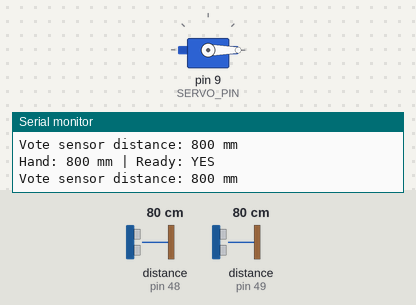
The sketch below on a simulated Arduino Uno, built with avr-gcc and run on an emulated ATmega328P. Shown: servo, the last lines printed to the serial monitor. Inputs (shaded band) come from the test bench; at power-on: distance to the obstacle (sensors on pin 48, pin 49) 80 cm.

Above: at 1.2 s.
1.3 s: distance to the obstacle (sensor on pin 48) set to 2 cm
At 1.59 s:
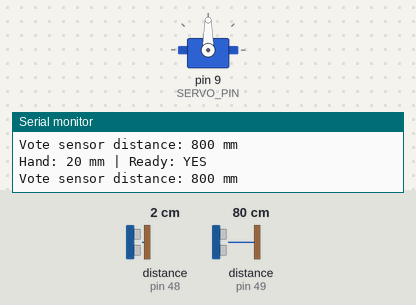
3.2 s: distance to the obstacle (sensor on pin 49) set to 35 cm
Timing chart, 0 to 6.2 s (numbered marks = the images above; inputs shaded):
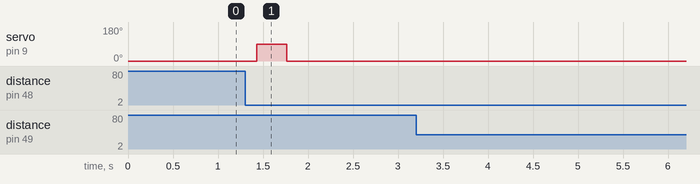

Measured:
- after the input at 1.3 s, servo on pin 9 (SERVO_PIN): 0° → 90° after 0.13 s, → 0° 0.33 s later

The sketch:

arduino_ball_votes.ino
```cpp
#include <Wire.h>
#include <VL53L0X.h>
#include <Servo.h>

VL53L0X handSensor;
VL53L0X voteSensor;
Servo gate;

// Pins
const int HAND_XSHUT = 2;
const int VOTE_XSHUT = 3;
const int SERVO_PIN = 9;

// Sensor addresses
const uint8_t HAND_ADDRESS = 0x30;
const uint8_t VOTE_ADDRESS = 0x31;

// Servo settings
const int CLOSED_ANGLE = 0;
const int OPEN_ANGLE = 90;
const unsigned long OPEN_TIME = 300;

// Hand detection
const int HAND_TRIGGER = 100;
const int HAND_RESET = 120;
bool handReady = true;

// Calibrated voting distances
const int holeMin[4] = {250, 326, 426, 486};
const int holeMax[4] = {325, 425, 485, 550};

// Duplicate vote prevention
const unsigned long MIN_LOCKOUT = 600;
const unsigned long CLEAR_TIME = 150;
const int CLEAR_DISTANCE = 500;

bool voteReady = true;
unsigned long lastVoteTime = 0;
unsigned long clearStart = 0;

// Non-blocking servo timing
bool gateOpen = false;
unsigned long gateOpenedAt = 0;

void releaseSensor(int pin) {
  pinMode(pin, INPUT);
}

void shutDownSensor(int pin) {
  digitalWrite(pin, LOW);
  pinMode(pin, OUTPUT);
}

void setup() {
  Serial.begin(115200);
  Wire.begin();

  // Hold both sensors in shutdown
  shutDownSensor(HAND_XSHUT);
  shutDownSensor(VOTE_XSHUT);
  delay(20);

  // Initialise hand sensor
  releaseSensor(HAND_XSHUT);
  delay(20);

  handSensor.setTimeout(100);

  if (!handSensor.init()) {
    Serial.println("ERROR:HAND_SENSOR");
    while (1);
  }

  handSensor.setAddress(HAND_ADDRESS);

  // Initialise voting sensor
  releaseSensor(VOTE_XSHUT);
  delay(20);

  voteSensor.setTimeout(100);

  if (!voteSensor.init()) {
    Serial.println("ERROR:VOTE_SENSOR");
    while (1);
  }

  voteSensor.setAddress(VOTE_ADDRESS);

  handSensor.startContinuous(30);
  voteSensor.startContinuous(20);

  gate.attach(SERVO_PIN);
  gate.write(CLOSED_ANGLE);

  Serial.println("READY");
}

void loop() {
  unsigned long now = millis();

  // -------- SENSOR 1: HAND + SERVO --------

  int handDistance = handSensor.readRangeContinuousMillimeters();
  Serial.print("Hand: ");
  Serial.print(handDistance);
  Serial.print(" mm | Ready: ");
  Serial.println(handReady ? "YES" : "NO");

  if (!handSensor.timeoutOccurred()) {

    if (handReady && !gateOpen &&
        handDistance > 0 && handDistance < HAND_TRIGGER) {

      gate.write(OPEN_ANGLE);
      gateOpen = true;
      gateOpenedAt = now;
      handReady = false;
    }

    if (handDistance > HAND_RESET) {
      handReady = true;
    }
  }

  // Close gate after OPEN_TIME
  if (gateOpen && now - gateOpenedAt >= OPEN_TIME) {
    gate.write(CLOSED_ANGLE);
    gateOpen = false;
  }

  // -------- SENSOR 2: BALL VOTING --------

  int distance = voteSensor.readRangeContinuousMillimeters();

  // Print voting sensor distance
  Serial.print("Vote sensor distance: ");
  Serial.print(distance);
  Serial.println(" mm");

  if (voteSensor.timeoutOccurred()) {
    clearStart = 0;
    delay(100);
    return;
  }

  int vote = 0;

  for (int i = 0; i < 4; i++) {
    if (distance >= holeMin[i] && distance <= holeMax[i]) {
      vote = i + 1;
      break;
    }
  }

  if (voteReady && vote != 0) {
    Serial.print("VOTE:");
    Serial.println(vote);

    voteReady = false;
    lastVoteTime = now;
    clearStart = 0;
  }

  // Rearm after path has been clear
  if (!voteReady) {

    if (distance > CLEAR_DISTANCE) {
      if (clearStart == 0) clearStart = now;
    } else {
      clearStart = 0;
    }

    if (now - lastVoteTime >= MIN_LOCKOUT &&
        clearStart != 0 &&
        now - clearStart >= CLEAR_TIME) {

      voteReady = true;
      clearStart = 0;
    }
  }

  delay(100);
}
```
